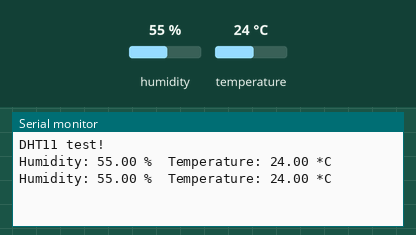
Recording of a sketch running on a simulated Arduino Uno, built with avr-gcc and run on an emulated ATmega328P. Parts: the last lines printed to the serial monitor. The inputs (shaded band) are chosen by the test bench; at power-on: humidity 55 %, temperature 24 °C.

Above: at 4.8 s.
4.9 s: humidity set to 22 %
At 6.8 s:
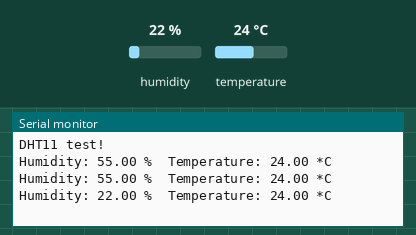
7.9 s: temperature set to 12 °C
At 9.2 s:
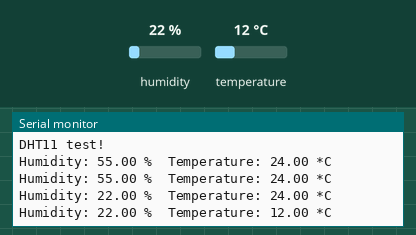
10.9 s: humidity set to 40 %
At 12.9 s:
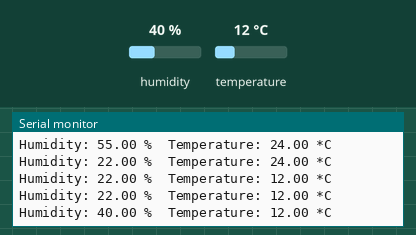
Timing chart, 0 to 14.4 s (numbered marks = the images above; inputs shaded):
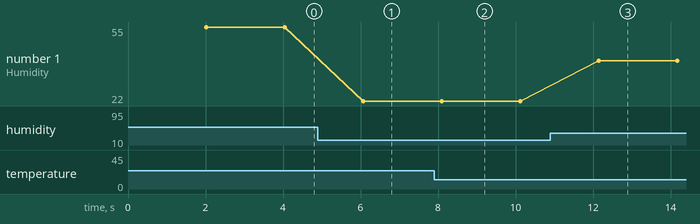

Measured:
- after the input at 4.9 s, the serial monitor: prints a new line after 1.2 s (image 1)
- after the input at 7.9 s, the serial monitor: prints a new line after 0.20 s (image 2)
- after the input at 10.9 s, the serial monitor: prints a new line after 1.2 s (image 3)
- plotted number 1: 55 → 22 after the input at 4.9 s, 22 → 40 after the input at 10.9 s

The sketch:

DHTtester.ino
```cpp
#include "DHT.h"

#define DHTPIN 16     // Conectamos el pin analogo A2 que es el
                      // mismo pin 16 digital

#define DHTTYPE DHT11   // DHT 11

DHT dht(DHTPIN, DHTTYPE);

void setup() {

  Serial.begin(9600);  // Iniciamos el puerto serial a 9600 bps
  Serial.println("DHT11 test!"); // imprimimos el mensaje "DHT11 test!" en el
                                 // monitor serial

  dht.begin();  // Habilitamos la obtención de datos del sensor DHT11
}

void loop() {
  // esperamos 2 segundos mientras el sensor hace la medición
  delay(2000);


  float h = dht.readHumidity(); // Guardamos en la variable h el valor
                                // de la humedad relativa

  float t = dht.readTemperature(); // Guardamos en la variable t el valor
                                   // de la temperatura

  // Verificamos que la medicion sea exitosa, si no lo es
  // mostrará el mensaje " No se detecta el sensor DHT11"
  if (isnan(h) || isnan(t)) {
    Serial.println("No se detecta el sensor DHT11!");
    return;
  }
        // imprimimos los siguientes mensajes en el puerto serial

  Serial.print("Humidity: ");
  Serial.print(h);
  Serial.print(" %\t");
  Serial.print("Temperature: ");
  Serial.print(t);
  Serial.println(" *C ");

}
```
